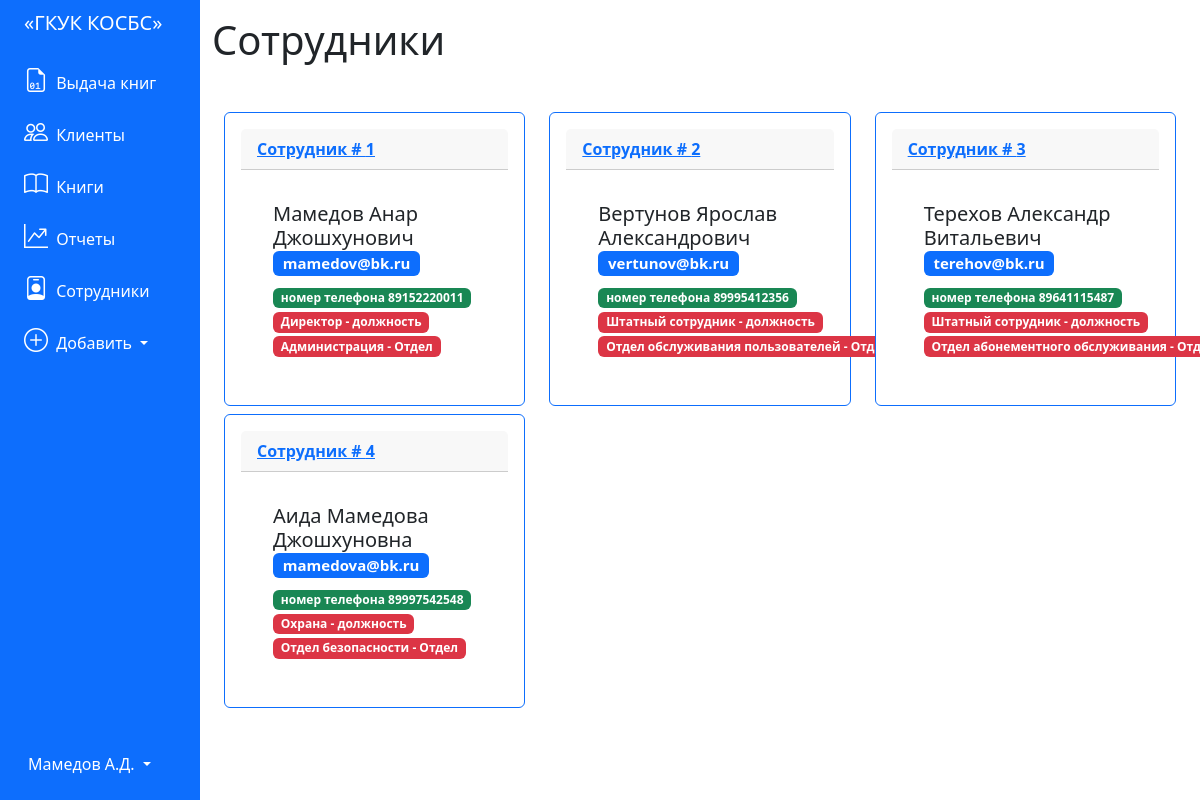
The page /employees on the database its author committed.
### tables this page shows
CREATE TABLE 'employees' (
	"id_employee" INTEGER PRIMARY KEY AUTOINCREMENT,
	'name' TEXT,
	'email' TEXT,
	'phone_number' TEXT,
	'position' TEXT,
	'department' TEXT,
	'chief_id' INTEGER
);

### app.py (the view)
@app.route('/employees')
def employees():
    conn = get_db_connection()
    pos = conn.execute("""SELECT * FROM employees
        """).fetchall()
    conn.close()
    return render_template('employees.html', employees=pos)

### app.py (called while the page is built)
def get_db_connection():
    conn = sqlite3.connect('database.db')
    conn.row_factory = sqlite3.Row
    return conn

### templates/employees.html
{% extends 'base.html' %}
{% block content %}
<h1>{% block title %}  Сотрудники {% endblock %}</h1>
<div class="container mt-5 mb-3">
    <div class="row">
        {% for employee in employees %}
        <div class="col-md-4">
            <div class="card p-3 mb-2 border-primary">
                <div class="card-header">
                    <a href="{{ url_for('employee', id_employee=employee['id_employee']) }}">
                        <b>Сотрудник # {{ employee['id_employee'] }}</b>
                    </a>
                </div>
                <div class="card-body">
                    <div class="card-body">
                    <h5 class="card-title">{{ employee['name'] }} <span class="badge bg-primary">{{
                            employee['email'] }} </span></h5>
                    <span class="badge bg-success">номер телефона {{ employee['phone_number'] }}</span>
                    <span class="badge bg-danger">{{ employee['position'] }} - должность</span>
                        <span class="badge bg-danger">{{ employee['department'] }} - Отдел</span>
                </div>
                </div>
            </div>
        </div>
        {% endfor %}
    </div>
</div>
{% endblock %}

### rows shown on the page
employees: id_employee "1", name "Мамедов Анар Джошхунович", email "mamedov@bk.ru", phone_number "89152220011", position "Директор", department "Администрация"
employees: id_employee "2", name "Вертунов Ярослав Александрович", email "vertunov@bk.ru", phone_number "89995412356", position "Штатный сотрудник", department "Отдел обслуживания пользователей"
employees: id_employee "3", name "Терехов Александр Витальевич", email "terehov@bk.ru", phone_number "89641115487", position "Штатный сотрудник", department "Отдел абонементного обслуживания"
employees: id_employee "4", name "Аида Мамедова Джошхуновна", email "mamedova@bk.ru", phone_number "89997542548", position "Охрана", department "Отдел безопасности"
